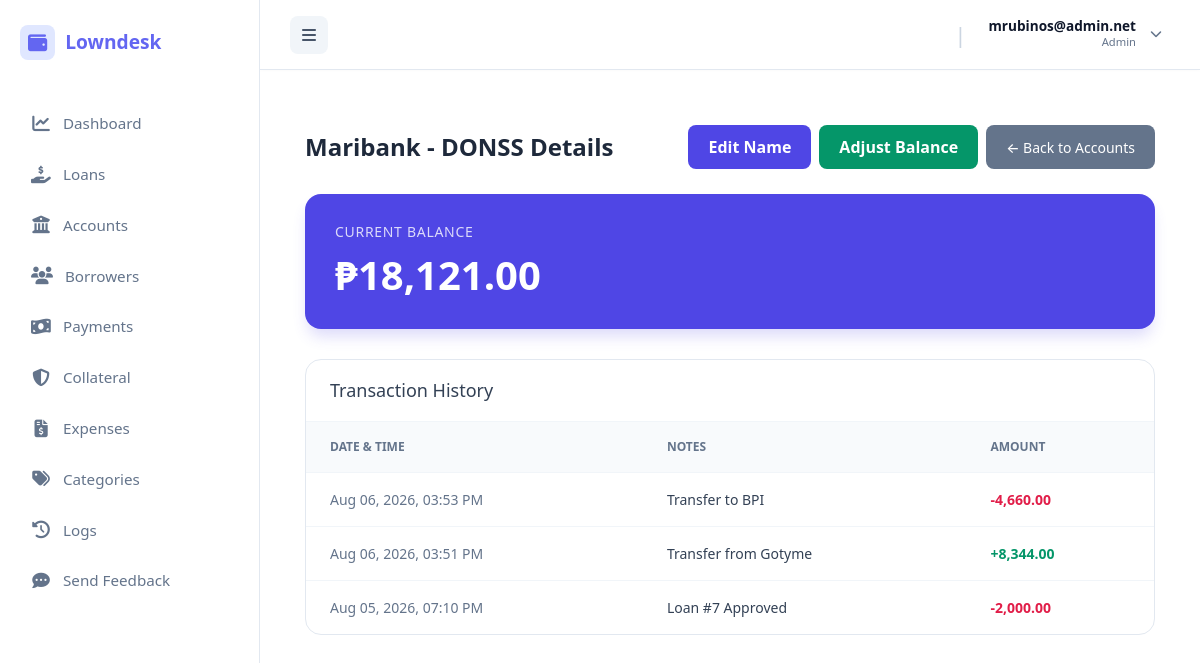
Page /public/index.php?url=account/details&id=2 (signed in) on the committed database.
### tables this page shows
CREATE TABLE `accounts` (
  `id` int(11) NOT NULL,
  `company_id` int(11) NOT NULL,
  `name` varchar(50) NOT NULL,
  `current_balance` decimal(15,2) DEFAULT 0.00,
  `icon` varchar(255) DEFAULT NULL
);

CREATE TABLE `account_transactions` (
  `id` int(11) NOT NULL,
  `company_id` int(11) NOT NULL,
  `account_id` int(11) NOT NULL,
  `loan_id` int(11) DEFAULT NULL,
  `amount` decimal(15,2) NOT NULL,
  `type` enum('payment','transfer_in','transfer_out') NOT NULL,
  `reference_id` int(11) DEFAULT NULL,
  `notes` varchar(255) DEFAULT NULL,
  `created_at` timestamp NOT NULL DEFAULT current_timestamp()
);

### app/controllers/AccountController.php (called while the page is built, shortened)
<?php
require_once __DIR__ . '/../models/Account.php';
class AccountController {
    public function details($id = null) {
    $id = $id ?? $_GET['id'] ?? null;
    $accountModel = new Account();
    $account = $accountModel->getById($id);
    $transactions = $accountModel->getTransactionsByAccountId($id);
    require_once __DIR__ . '/../views/admin/accounts/details.php';
}
}

### public/index.php (called while the page is built, shortened)
<?php
require_once __DIR__ . "/../app/core/Database.php";
require_once __DIR__ . "/../app/core/Model.php";
$init = new App();

### app/core/Database.php (called while the page is built)
<?php
class Database {
    private static $host = "localhost";
    private static $port = "3306";
    private static $db   = "loan_saas_db";
    private static $user = "root";
    private static $pass = "";
    public static function getConnection() {
        try {
            $conn = new PDO(
                "mysql:host=" . self::$host . ";port=" . self::$port . ";dbname=" . self::$db,
                self::$user,
                self::$pass
            );
            $conn->setAttribute(PDO::ATTR_ERRMODE, PDO::ERRMODE_EXCEPTION);
            $conn->setAttribute(PDO::ATTR_DEFAULT_FETCH_MODE, PDO::FETCH_ASSOC);
            return $conn;
        } catch (Exception $e) {
            die("Database connection failed: " . $e->getMessage());
        }
    }
}

### app/core/Model.php (called while the page is built, shortened)
<?php
require_once __DIR__ . "/Database.php";
class Model {
    public function __construct() {
        $this->conn = Database::getConnection();
    }
    protected function getTenantId() {
        return $_SESSION['user']['company_id'] ?? 1;
    }
}

### app/models/Account.php (called while the page is built, shortened)
<?php
require_once __DIR__ . '/../core/Model.php';
class Account extends Model {
    public function getById($id) {
        $stmt = $this->conn->prepare("SELECT * FROM accounts WHERE id = ? AND company_id = ?");
        $stmt->execute([$id, $this->getTenantId()]);
        return $stmt->fetch(PDO::FETCH_ASSOC);
    }
    public function getTransactionsByAccountId($account_id) {
        $stmt = $this->conn->prepare("
            SELECT * FROM account_transactions
            WHERE account_id = ? AND company_id = ?
            ORDER BY created_at DESC
        ");
        $stmt->execute([$account_id, $this->getTenantId()]);
        return $stmt->fetchAll(PDO::FETCH_ASSOC);
    }
}

### app/views/admin/accounts/details.php (the view, shortened to what this page needs)
<?php require_once dirname(__DIR__, 2) . '/layouts/header.php'; ?>
<link href="https://cdn.jsdelivr.net/npm/bootstrap@5.3.0/dist/css/bootstrap.min.css" rel="stylesheet">
<div class="page-container">
    <div class="account-header">
        <h1><?= htmlspecialchars($account['name']) ?> Details</h1>
        <div class="d-flex gap-2">
            <?php if ($_SESSION['user']['role'] === 'admin'): ?>
                <button type="button" class="btn-edit-account" data-bs-toggle="modal" data-bs-target="#editAccountModal">
                    Edit Name
                </button>
                <button type="button" class="btn-adjust" data-bs-toggle="modal" data-bs-target="#adjustModal">
                    Adjust Balance
                </button>
            <?php endif; ?>
            <a href="?url=account/index" class="btn-back">← Back to Accounts</a>
        </div>
    </div>
    <div class="balance-card">
        <h4>Current Balance</h4>
        <h2>₱<?= number_format($account['current_balance'], 2) ?></h2>
    </div>
    <div class="history-card">
        <h3>Transaction History</h3>
        <table class="data-table">
            <thead>
                <tr>
                    <th>Date & Time</th>
                    <th>Notes</th>
                    <th>Amount</th>
                </tr>
            </thead>
            <tbody>
                <?php foreach ($transactions as $t): ?>
                <tr>
                    <td style="color: #64748b;"><?= date('M d, Y, h:i A', strtotime($t['created_at'])) ?></td>
                    <td><?= htmlspecialchars($t['notes']) ?></td>
                    <td style="font-weight: 600; color: <?= $t['amount'] < 0 ? '#e11d48' : '#059669' ?>;">
                        <?= $t['amount'] > 0 ? '+' : '' ?><?= number_format($t['amount'], 2) ?>
                    </td>
                </tr>
                <?php endforeach; ?>
            </tbody>
        </table>
    </div>
</div>
<?php require_once dirname(__DIR__, 2) . '/layouts/footer.php'; ?>

### app/views/layouts/header.php (style rules this page uses)
:root { --sidebar-bg: #ffffff; --primary-color: #6366f1; --hover-bg: #f5f3ff; --text-main: #1e293b; --text-muted: #64748b; --border-color: #e2e8f0; }
body { margin: 0; font-family: 'Segoe UI', sans-serif; background: #f8fafc; display: flex; }

### app/views/admin/accounts/details.php (style rules this page uses)
.page-container { max-width: 1100px; margin: 30px auto; padding: 0 20px; }
.account-header { display: flex; justify-content: space-between; align-items: center; margin-bottom: 25px; }
.account-header h1 { font-size: 24px; font-weight: 700; color: #1e293b; margin: 0; }
.balance-card { background: #4f46e5; color: white; padding: 30px; border-radius: 16px; margin-bottom: 30px; box-shadow: 0 10px 15px -3px rgba(79, 70, 229, 0.2); }
.balance-card h4 { margin: 0 0 10px 0; font-size: 14px; text-transform: uppercase; opacity: 0.8; letter-spacing: 0.05em; }
.balance-card h2 { margin: 0; font-size: 40px; font-weight: 800; }
.history-card { background: white; border-radius: 16px; border: 1px solid #e2e8f0; overflow: hidden; }
.history-card h3 { padding: 20px 24px; margin: 0; border-bottom: 1px solid #f1f5f9; font-size: 18px; color: #334155; }
.data-table { width: 100%; border-collapse: collapse; }
.data-table th { background: #f8fafc; padding: 16px 24px; text-align: left; font-size: 12px; color: #64748b; text-transform: uppercase; }
.data-table td { padding: 16px 24px; border-top: 1px solid #f1f5f9; font-size: 14px; color: #334155; }
.btn-back { padding: 10px 20px; background: #64748b; color: white; border-radius: 8px; text-decoration: none; font-size: 14px; font-weight: 500; display: inline-flex; align-items: center; }
.btn-adjust { background: #059669; color: white; padding: 10px 20px; border-radius: 8px; border: none; font-weight: 600; cursor: pointer; }
.btn-edit-account { background: #4f46e5; color: white; padding: 10px 20px; border-radius: 8px; border: none; font-weight: 600; cursor: pointer; }

### rows in the picture
accounts: name "Maribank - DONSS", current_balance "18,121.00"
account_transactions: created_at "Aug 06, 2026, 03:53 PM", notes "Transfer to BPI", amount "-4,660.00"
account_transactions: created_at "Aug 06, 2026, 03:51 PM", notes "Transfer from Gotyme", amount "8,344.00"
account_transactions: created_at "Aug 05, 2026, 07:10 PM", notes "Loan #7 Approved", amount "-2,000.00"

### other values in the picture
$item['label'] "Dashboard"
$item['label'] "Loans"
$item['label'] "Accounts"
$item['label'] "Borrowers"
$item['label'] "Payments"
$item['label'] "Collateral"
$item['label'] "Expenses"
$item['label'] "Categories"
$item['label'] "Logs"
$item['label'] "Send Feedback"
$userName "mrubinos@admin.net"
$userRole ?: 'Active User' "Admin"
